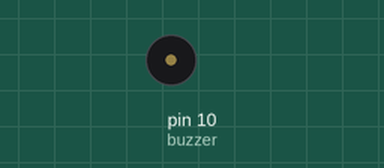
Simulated run of this sketch. Board: Arduino Uno, built with avr-gcc and run on an emulated ATmega328P. Parts: buzzer (waves = sounding).

Above: at 0.1 s.
At 36.6 s:
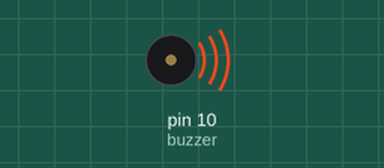
Timing chart, 0 to 40.0 s (numbered marks = the images above):
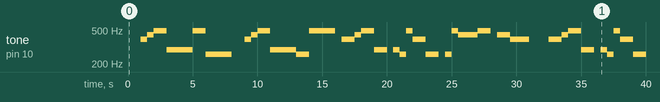

The sketch:

asa_branca.ino
```cpp
const int buzzer = 10;

const int c = 261;
const int d = 293;
const int e = 329;
const int f = 349;
const int f_s = 370;
const int g = 391;
const int a = 440;
const int b = 493;

int passo = 500;

void setup() {
  pinMode(buzzer, OUTPUT);
}

void loop() {
  pausar(passo*2);
  tocar(g, passo);
  tocar(a, passo);
  tocar(b, passo*2);
  tocar(d, passo*2);
  tocar(d, passo*2);
  tocar(b, passo*2);
  tocar(c, passo*2);
  tocar(c, passo*2);
  pausar(passo*2);
  tocar(g, passo);
  tocar(a, passo);
  tocar(b, passo*2);
  tocar(d, passo*2);
  tocar(d, passo*2);
  tocar(c, passo*2);
  tocar(b, passo*4);

  pausar(passo);
  tocar(g, passo);
  tocar(g, passo);
  tocar(a, passo);
  tocar(b, passo*2);
  tocar(d, passo*2);
  pausar(passo);
  tocar(d, passo);
  tocar(c, passo);
  tocar(b, passo);
  tocar(g, passo*2);
  tocar(c, passo*2);
  pausar(passo);
  tocar(c, passo);
  tocar(b, passo);
  tocar(a, passo);
  tocar(a, passo*2);
  tocar(b, passo*2);
  pausar(passo);
  tocar(a, passo);
  tocar(a, passo);
  tocar(g, passo);
  tocar(g, passo*2);
  pausar(passo*2);

  pausar(passo);
  tocar(g, passo);
  tocar(g, passo);
  tocar(a, passo);
  tocar(b, passo*2);
  tocar(d, passo*2);
  pausar(passo);
  tocar(d, passo);
  tocar(c, passo);
  tocar(b, passo);
  tocar(g, passo*2);
  tocar(c, passo*2);
  pausar(passo);
  tocar(c, passo);
  tocar(b, passo);
  tocar(a, passo);
  tocar(a, passo*2);
  tocar(b, passo*2);
  pausar(passo);
  tocar(a, passo);
  tocar(a, passo);
  tocar(g, passo);

  for(int i=0; i<2; ++i){
    tocar(g, passo*2);
    tocar(f_s, passo);
    tocar(d, passo);
    tocar(e, passo);
    tocar(c, passo);
    tocar(d, passo);
    tocar(b, passo);
    tocar(c, passo);
    tocar(a, passo);
    tocar(b, passo);
    tocar(g, passo);
    tocar(a, passo);
    tocar(g, passo);
    tocar(e, passo);
    tocar(g, passo);
  }
  tocar(g, passo*2);
  pausar(passo*2);

  delay(5000);
}

void tocar(int nota, int tempo){
  tone(buzzer, nota);
  delay(tempo);
  noTone(buzzer);
}

void pausar(int tempo){
  delay(tempo);
}
```

Measured:
- by itself, tone on pin 10 (buzzer): plays 391 Hz for 0.50 s, 440 Hz for 0.50 s, 493 Hz for 1.0 s, 293 Hz for 2.0 s, 493 Hz for 1.0 s, 261 Hz for 2.0 s … (36 notes in this stretch)
